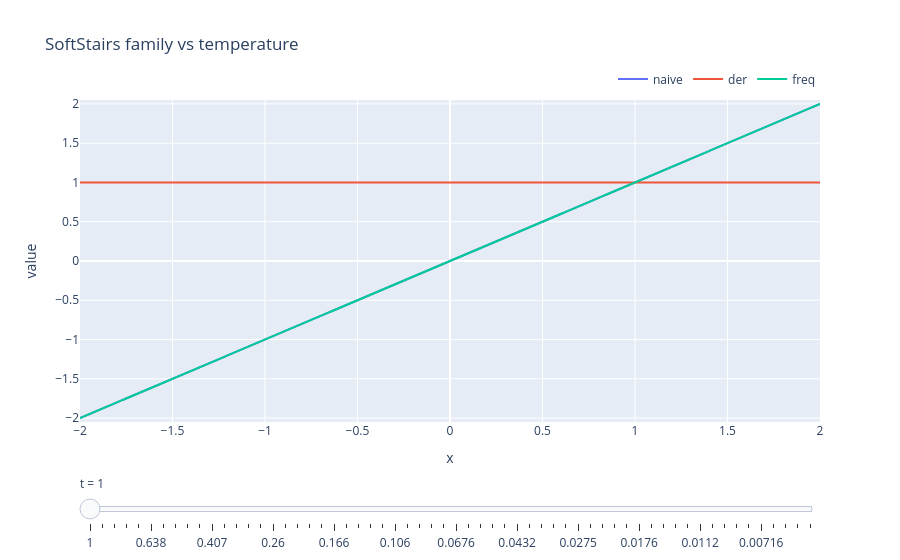

Notebook cell for this chart:
### Code cell
import math
import numpy as np
import torch
import plotly.graph_objects as go


def softstairs_naive(x, t):
    return x + (1 / math.pi) * torch.atan2(
        -(1 - t) * torch.sin(2 * math.pi * x),
        t + 2 * (1 - t) * torch.square(torch.cos(math.pi * x)),
    )


def softstairs_freq(x, t, ):
    f = f_shedule(t)
    result = x + (1 / (math.pi * f)) * torch.atan2(
                -(1 - t) * torch.sin(2 * math.pi * f * x),
                t + 2 * (1 - t) * torch.square(torch.cos(math.pi * f * x))
            )
    return result


def derivative(x, t, normalized):
    den = t * t + 4 * (1 - t) * torch.square(torch.cos(math.pi * x))
    nom = t * t if normalized else (2 - t) * t
    return nom / den

def derivative(x, t, normalized):
    f = f_shedule(t)
    den = (t * t + 4 * (1 - t) * torch.square(torch.cos(math.pi * f * x)))
    if normalized:
            nom = t * t
    else:
            nom = (2 - t) * t 
    deriv = nom / den
    return deriv


# t=0 is excluded on purpose: the derivative is 0/0 at the half-integers there.
x = torch.linspace(-2, 2, 2000)              # 10000 works too, but makes the HTML ~5x heavier
t_values = np.geomspace(1.0, 0.005, 60)      # log-spaced: dense coverage where the action is (small t)
xn = x.numpy()

def f_shedule(t): 
    return 2 - (t_values[0] - min(1, t * 2)) / (t_values[0] - t_values[-1] )

FREQ = 5
def curves(t):
    t = float(t)
    y = softstairs_naive(x, t).numpy()
    yd = derivative(x, t, True).numpy()
    ys = (softstairs_freq(x, t, ) ).numpy()
    return y, yd, ys


frames = [
    go.Frame(
        name=f"t={t:.4f}",
        data=[dict(y=y), dict(y=yd), dict(y=ys)],  # x is fixed -> only y is animated
    )
    for t, (y, yd, ys) in ((t, curves(t)) for t in t_values)
]

y0, yd0, ys0 = curves(t_values[0])  # starts at t=1, like your static plot
fig = go.Figure(
    data=[
        go.Scatter(x=xn, y=y0, name="naive", line=dict(color="#636EFA", width=2)),
        go.Scatter(x=xn, y=yd0, name="der", line=dict(color="#EF553B", width=2)),
        go.Scatter(x=xn, y=ys0, name="freq", line=dict(color="#00CC96", width=2)),
    ],
    frames=frames,
)

fig.update_layout(
    title="SoftStairs family vs temperature",
    xaxis=dict(title="x", range=[-2, 2]),
    # fixed y works because normalized=True bounds the derivative to [0, 1];
    # for normalized=False the peak (2-t)/t explodes as t -> 0 -> drop this range
    yaxis=dict(title="value", range=[-2.05, 2.05]),
    legend=dict(orientation="h", yanchor="bottom", y=1.02, xanchor="right", x=1),
    sliders=[dict(
        active=0,
        currentvalue=dict(prefix="t = "),
        pad=dict(t=50),
        steps=[
            dict(
                method="animate",
                label=f"{t:.3g}",
                args=[
                    [f"t={t:.4f}"],
                    dict(mode="immediate",
                         frame=dict(duration=0, redraw=True),
                         transition=dict(duration=0)),
                ],
            )
            for t in t_values
        ],
    )],
)

fig.show()

### Figure 1 — Plotly figure (JSON) as saved in the notebook; plotly's stock layout.template omitted (floating-point values rounded to 4 significant figures; data arrays with more than 128 entries replaced by an {"elided": "..."} marker saying what was removed)
{"data": [{"line": {"color": "#636EFA", "width": 2}, "name": "naive", "type": "scatter", "x": {"elided": "2000 float values"}, "y": {"elided": "2000 float values"}}, {"line": {"color": "#EF553B", "width": 2}, "name": "der", "type": "scatter", "x": {"elided": "2000 float values"}, "y": {"elided": "2000 float values"}}, {"line": {"color": "#00CC96", "width": 2}, "name": "freq", "type": "scatter", "x": {"elided": "2000 float values"}, "y": {"elided": "2000 float values"}}], "layout": {"legend": {"orientation": "h", "x": 1, "xanchor": "right", "y": 1.02, "yanchor": "bottom"}, "sliders": [{"active": 0, "currentvalue": {"prefix": "t = "}, "pad": {"t": 50}, "steps": [{"args": [["t=1.0000"], {"frame": {"duration": 0, "redraw": true}, "mode": "immediate", "transition": {"duration": 0}}], "label": "1", "method": "animate"}, {"args": [["t=0.9141"], {"frame": {"duration": 0, "redraw": true}, "mode": "immediate", "transition": {"duration": 0}}], "label": "0.914", "method": "animate"}, {"args": [["t=0.8356"], {"frame": {"duration": 0, "redraw": true}, "mode": "immediate", "transition": {"duration": 0}}], "label": "0.836", "method": "animate"}, {"args": [["t=0.7638"], {"frame": {"duration": 0, "redraw": true}, "mode": "immediate", "transition": {"duration": 0}}], "label": "0.764", "method": "animate"}, {"args": [["t=0.6982"], {"frame": {"duration": 0, "redraw": true}, "mode": "immediate", "transition": {"duration": 0}}], "label": "0.698", "method": "animate"}, {"args": [["t=0.6383"], {"frame": {"duration": 0, "redraw": true}, "mode": "immediate", "transition": {"duration": 0}}], "label": "0.638", "method": "animate"}, {"args": [["t=0.5834"], {"frame": {"duration": 0, "redraw": true}, "mode": "immediate", "transition": {"duration": 0}}], "label": "0.583", "method": "animate"}, {"args": [["t=0.5333"], {"frame": {"duration": 0, "redraw": true}, "mode": "immediate", "transition": {"duration": 0}}], "label": "0.533", "method": "animate"}, {"args": [["t=0.4875"], {"frame": {"duration": 0, "redraw": true}, "mode": "immediate", "transition": {"duration": 0}}], "label": "0.488", "method": "animate"}, {"args": [["t=0.4457"], {"frame": {"duration": 0, "redraw": true}, "mode": "immediate", "transition": {"duration": 0}}], "label": "0.446", "method": "animate"}, {"args": [["t=0.4074"], {"frame": {"duration": 0, "redraw": true}, "mode": "immediate", "transition": {"duration": 0}}], "label": "0.407", "method": "animate"}, {"args": [["t=0.3724"], {"frame": {"duration": 0, "redraw": true}, "mode": "immediate", "transition": {"duration": 0}}], "label": "0.372", "method": "animate"}, {"args": [["t=0.3404"], {"frame": {"duration": 0, "redraw": true}, "mode": "immediate", "transition": {"duration": 0}}], "label": "0.34", "method": "animate"}, {"args": [["t=0.3112"], {"frame": {"duration": 0, "redraw": true}, "mode": "immediate", "transition": {"duration": 0}}], "label": "0.311", "method": "animate"}, {"args": [["t=0.2844"], {"frame": {"duration": 0, "redraw": true}, "mode": "immediate", "transition": {"duration": 0}}], "label": "0.284", "method": "animate"}, {"args": [["t=0.2600"], {"frame": {"duration": 0, "redraw": true}, "mode": "immediate", "transition": {"duration": 0}}], "label": "0.26", "method": "animate"}, {"args": [["t=0.2377"], {"frame": {"duration": 0, "redraw": true}, "mode": "immediate", "transition": {"duration": 0}}], "label": "0.238", "method": "animate"}, {"args": [["t=0.2173"], {"frame": {"duration": 0, "redraw": true}, "mode": "immediate", "transition": {"duration": 0}}], "label": "0.217", "method": "animate"}, {"args": [["t=0.1986"], {"frame": {"duration": 0, "redraw": true}, "mode": "immediate", "transition": {"duration": 0}}], "label": "0.199", "method": "animate"}, {"args": [["t=0.1815"], {"frame": {"duration": 0, "redraw": true}, "mode": "immediate", "transition": {"duration": 0}}], "label": "0.182", "method": "animate"}, {"args": [["t=0.1660"], {"frame": {"duration": 0, "redraw": true}, "mode": "immediate", "transition": {"duration": 0}}], "label": "0.166", "method": "animate"}, {"args": [["t=0.1517"], {"frame": {"duration": 0, "redraw": true}, "mode": "immediate", "transition": {"duration": 0}}], "label": "0.152", "method": "animate"}, {"args": [["t=0.1387"], {"frame": {"duration": 0, "redraw": true}, "mode": "immediate", "transition": {"duration": 0}}], "label": "0.139", "method": "animate"}, {"args": [["t=0.1268"], {"frame": {"duration": 0, "redraw": true}, "mode": "immediate", "transition": {"duration": 0}}], "label": "0.127", "method": "animate"}, {"args": [["t=0.1159"], {"frame": {"duration": 0, "redraw": true}, "mode": "immediate", "transition": {"duration": 0}}], "label": "0.116", "method": "animate"}, {"args": [["t=0.1059"], {"frame": {"duration": 0, "redraw": true}, "mode": "immediate", "transition": {"duration": 0}}], "label": "0.106", "method": "animate"}, {"args": [["t=0.0968"], {"frame": {"duration": 0, "redraw": true}, "mode": "immediate", "transition": {"duration": 0}}], "label": "0.0968", "method": "animate"}, {"args": [["t=0.0885"], {"frame": {"duration": 0, "redraw": true}, "mode": "immediate", "transition": {"duration": 0}}], "label": "0.0885", "method": "animate"}, {"args": [["t=0.0809"], {"frame": {"duration": 0, "redraw": true}, "mode": "immediate", "transition": {"duration": 0}}], "label": "0.0809", "method": "animate"}, {"args": [["t=0.0740"], {"frame": {"duration": 0, "redraw": true}, "mode": "immediate", "transition": {"duration": 0}}], "label": "0.074", "method": "animate"}, {"args": [["t=0.0676"], {"frame": {"duration": 0, "redraw": true}, "mode": "immediate", "transition": {"duration": 0}}], "label": "0.0676", "method": "animate"}, {"args": [["t=0.0618"], {"frame": {"duration": 0, "redraw": true}, "mode": "immediate", "transition": {"duration": 0}}], "label": "0.0618", "method": "animate"}, {"args": [["t=0.0565"], {"frame": {"duration": 0, "redraw": true}, "mode": "immediate", "transition": {"duration": 0}}], "label": "0.0565", "method": "animate"}, {"args": [["t=0.0516"], {"frame": {"duration": 0, "redraw": true}, "mode": "immediate", "transition": {"duration": 0}}], "label": "0.0516", "method": "animate"}, {"args": [["t=0.0472"], {"frame": {"duration": 0, "redraw": true}, "mode": "immediate", "transition": {"duration": 0}}], "label": "0.0472", "method": "animate"}, {"args": [["t=0.0432"], {"frame": {"duration": 0, "redraw": true}, "mode": "immediate", "transition": {"duration": 0}}], "label": "0.0432", "method": "animate"}, {"args": [["t=0.0394"], {"frame": {"duration": 0, "redraw": true}, "mode": "immediate", "transition": {"duration": 0}}], "label": "0.0394", "method": "animate"}, {"args": [["t=0.0361"], {"frame": {"duration": 0, "redraw": true}, "mode": "immediate", "transition": {"duration": 0}}], "label": "0.0361", "method": "animate"}, {"args": [["t=0.0330"], {"frame": {"duration": 0, "redraw": true}, "mode": "immediate", "transition": {"duration": 0}}], "label": "0.033", "method": "animate"}, {"args": [["t=0.0301"], {"frame": {"duration": 0, "redraw": true}, "mode": "immediate", "transition": {"duration": 0}}], "label": "0.0301", "method": "animate"}, {"args": [["t=0.0275"], {"frame": {"duration": 0, "redraw": true}, "mode": "immediate", "transition": {"duration": 0}}], "label": "0.0275", "method": "animate"}, {"args": [["t=0.0252"], {"frame": {"duration": 0, "redraw": true}, "mode": "immediate", "transition": {"duration": 0}}], "label": "0.0252", "method": "animate"}, {"args": [["t=0.0230"], {"frame": {"duration": 0, "redraw": true}, "mode": "immediate", "transition": {"duration": 0}}], "label": "0.023", "method": "animate"}, {"args": [["t=0.0210"], {"frame": {"duration": 0, "redraw": true}, "mode": "immediate", "transition": {"duration": 0}}], "label": "0.021", "method": "animate"}, {"args": [["t=0.0192"], {"frame": {"duration": 0, "redraw": true}, "mode": "immediate", "transition": {"duration": 0}}], "label": "0.0192", "method": "animate"}, {"args": [["t=0.0176"], {"frame": {"duration": 0, "redraw": true}, "mode": "immediate", "transition": {"duration": 0}}], "label": "0.0176", "method": "animate"}, {"args": [["t=0.0161"], {"frame": {"duration": 0, "redraw": true}, "mode": "immediate", "transition": {"duration": 0}}], "label": "0.0161", "method": "animate"}, {"args": [["t=0.0147"], {"frame": {"duration": 0, "redraw": true}, "mode": "immediate", "transition": {"duration": 0}}], "label": "0.0147", "method": "animate"}, {"args": [["t=0.0134"], {"frame": {"duration": 0, "redraw": true}, "mode": "immediate", "transition": {"duration": 0}}], "label": "0.0134", "method": "animate"}, {"args": [["t=0.0123"], {"frame": {"duration": 0, "redraw": true}, "mode": "immediate", "transition": {"duration": 0}}], "label": "0.0123", "method": "animate"}, {"args": [["t=0.0112"], {"frame": {"duration": 0, "redraw": true}, "mode": "immediate", "transition": {"duration": 0}}], "label": "0.0112", "method": "animate"}, {"args": [["t=0.0103"], {"frame": {"duration": 0, "redraw": true}, "mode": "immediate", "transition": {"duration": 0}}], "label": "0.0103", "method": "animate"}, {"args": [["t=0.0094"], {"frame": {"duration": 0, "redraw": true}, "mode": "immediate", "transition": {"duration": 0}}], "label": "0.00938", "method": "animate"}, {"args": [["t=0.0086"], {"frame": {"duration": 0, "redraw": true}, "mode": "immediate", "transition": {"duration": 0}}], "label": "0.00857", "method": "animate"}, {"args": [["t=0.0078"], {"frame": {"duration": 0, "redraw": true}, "mode": "immediate", "transition": {"duration": 0}}], "label": "0.00783", "method": "animate"}, {"args": [["t=0.0072"], {"frame": {"duration": 0, "redraw": true}, "mode": "immediate", "transition": {"duration": 0}}], "label": "0.00716", "method": "animate"}, {"args": [["t=0.0065"], {"frame": {"duration": 0, "redraw": true}, "mode": "immediate", "transition": {"duration": 0}}], "label": "0.00655", "method": "animate"}, {"args": [["t=0.0060"], {"frame": {"duration": 0, "redraw": true}, "mode": "immediate", "transition": {"duration": 0}}], "label": "0.00598", "method": "animate"}, {"args": [["t=0.0055"], {"frame": {"duration": 0, "redraw": true}, "mode": "immediate", "transition": {"duration": 0}}], "label": "0.00547", "method": "animate"}, {"args": [["t=0.0050"], {"frame": {"duration": 0, "redraw": true}, "mode": "immediate", "transition": {"duration": 0}}], "label": "0.005", "method": "animate"}]}], "title": {"text": "SoftStairs family vs temperature"}, "xaxis": {"range": [-2, 2], "title": {"text": "x"}}, "yaxis": {"range": [-2.05, 2.05], "title": {"text": "value"}}}}
